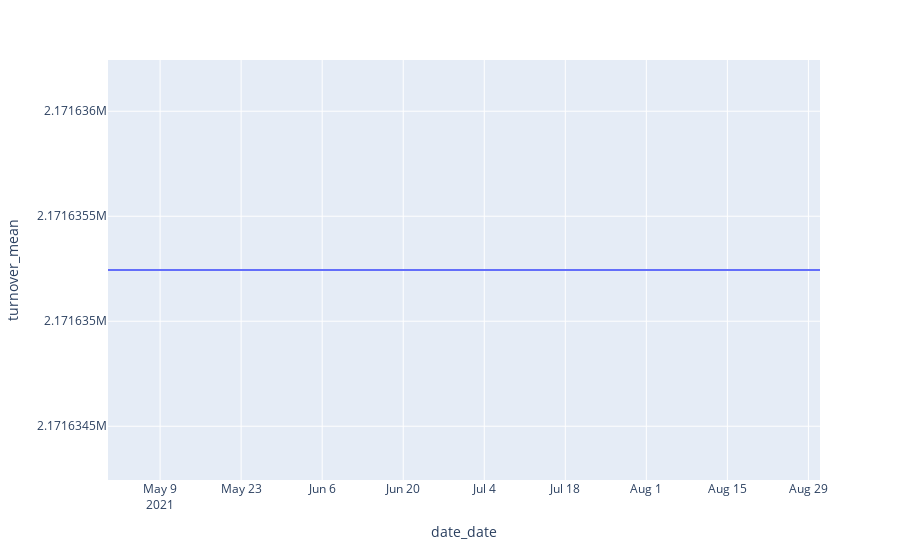

Notebook code cell kept with this figure:
### Markdown cell above
Plot a similar chart showing the **average** turnover instead. What do you notice?

### Code cell
df_m_turnover['turnover_mean'] = df_m_turnover['turnover'].mean()
px.line(df_m_turnover,x='date_date', y= 'turnover_mean').show()

### Figure 1 — Plotly figure (JSON) as saved in the notebook; plotly's stock layout.template omitted (floating-point values rounded to 4 significant figures)
{"data": [{"hovertemplate": "date_date=%{x}<br>turnover_mean=%{y}<extra></extra>", "legendgroup": "", "line": {"color": "#636efa", "dash": "solid"}, "marker": {"symbol": "circle"}, "mode": "lines", "name": "", "orientation": "v", "showlegend": false, "type": "scatter", "x": ["2021-04-30T00:00:00", "2021-05-31T00:00:00", "2021-06-30T00:00:00", "2021-07-31T00:00:00", "2021-08-31T00:00:00"], "xaxis": "x", "y": [2172000.0, 2172000.0, 2172000.0, 2172000.0, 2172000.0], "yaxis": "y"}], "layout": {"legend": {"tracegroupgap": 0}, "margin": {"t": 60}, "xaxis": {"anchor": "y", "domain": [0, 1], "title": {"text": "date_date"}}, "yaxis": {"anchor": "x", "domain": [0, 1], "title": {"text": "turnover_mean"}}}}
